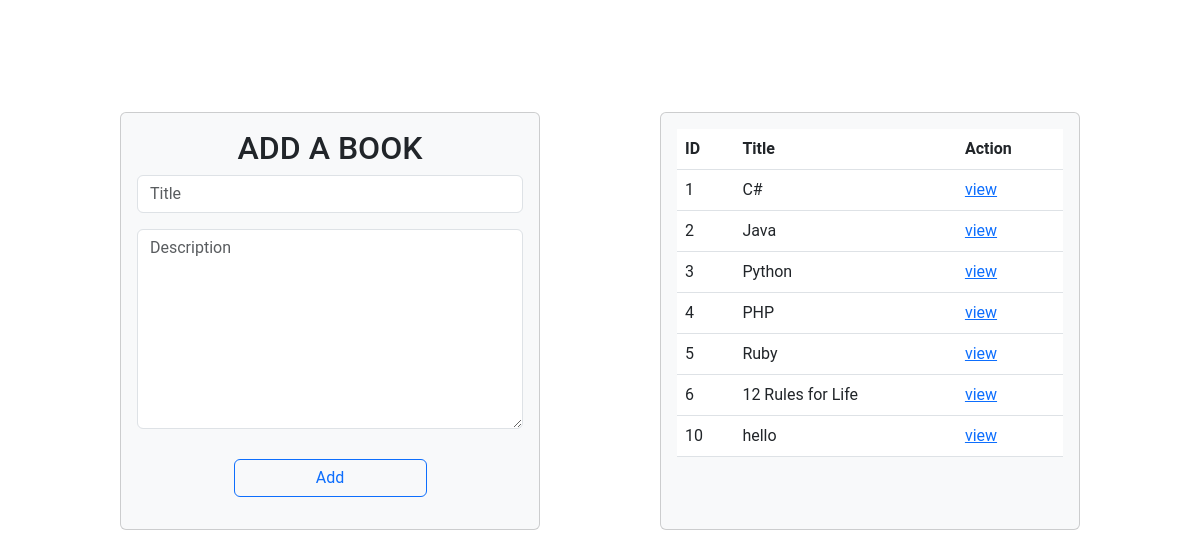
The page / on the database its author committed.
### books_authors_app/models.py (models this page shows)
class Book(models.Model):
    title = models.CharField(max_length=255)
    desc = models.TextField()
    created_at = models.DateTimeField(auto_now_add=True)
    updated_at = models.DateField(auto_now=True)

### books_authors_app/views.py (the view)
# urls.py: path('', views.index),
def index(request):
    context = {
        'all_books': Book.objects.all()
    }
    return render(request, 'index.html', context)

### books_authors_app/templates/index.html (shortened to what this page needs)
<!DOCTYPE html>
<html lang="en">
<head>
    {% load static %}
    <link rel="stylesheet" href="{% static 'style.css' %}">
    <link href="https://cdn.jsdelivr.net/npm/bootstrap@5.3.0-alpha1/dist/css/bootstrap.min.css" rel="stylesheet">
</head>
<body>
    <div class="main">
        <div class="form card p-3 bg-light">
            <h2 class="title">ADD A BOOK</h2>
            <form action="/books" method="post">
                <p><input type="text" class="form-control" name="title" placeholder="Title"></p>
                <textarea class="form-control" name="description" placeholder="Description"  id="floatingTextarea2" style="height: 200px"></textarea>
                <p class="d-grid gap-2 col-6 mx-auto"><input type="submit" class="btn btn-outline-primary" value="Add"></p>
            </form>
        </div>
        <div class="tbl card p-3 bg-light">
            <table class="table table-hover">
                <tr>
                    <th>ID</th>
                    <th>Title</th>
                    <th>Action</th>
                </tr>
                {% for book in all_books %}
                <tr>
                    <td>{{book.id}}</td>
                    <td>{{book.title}}</td>
                    <td><a href="/books/{{book.id}}">view</a></td>
                </tr>
                {% endfor %}
            </table>
        </div>
    </div>
</body>
</html>

### books_authors_app/static/style.css (style rules this page uses)
* { font-family: 'Roboto', sans-serif; color: rgb(107, 106, 106); }
.main { display: flex; justify-content: space-evenly; vertical-align: top; margin: 0 auto; margin-top: 7rem; }
.form { width: 35%; }
.tbl { width: 35%; }
.btn { margin-top: 30px; }
.title { text-align: center; }

### rows shown on the page
Book: id "1", title "C#"
Book: id "2", title "Java"
Book: id "3", title "Python"
Book: id "4", title "PHP"
Book: id "5", title "Ruby"
Book: id "6", title "12 Rules for Life"
Book: id "10", title "hello"
